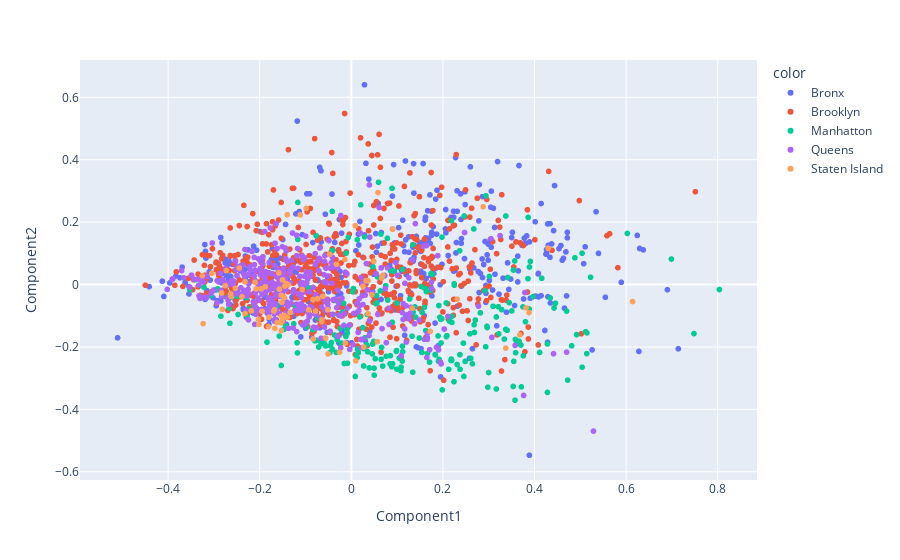

Here is the notebook cell this chart was saved with:
### Code cell
df = newdf[["Povertyrate","Unemploymentrate","total","popu","Crimerate"]].copy()

iso = manifold.Isomap(n_neighbors=10, n_components=2)
iso.fit(df)
manifold_2Da = iso.transform(df)
manifold_2D = pd.DataFrame(manifold_2Da, columns=['Component1', 'Component2'])

comp1 = manifold_2D.Component1.values
comp2 = manifold_2D.Component2.values
manifold_2D["Geoid"] = newdf.Geoid.values
color = newdf.borough.values
colormap = np.array(['r',    'g',    'b',  'yellow', 'purple'])
boro =  np.array(['Bronx','Staten Island', 'Brooklyn', 'Manhatton', 'Queens'])
#360050,360850,360470,360471,360610,360810

#plt.scatter(comp1,comp2, c = colormap[color],alpha = 0.6)

fig = px.scatter(manifold_2D, x="Component1", y="Component2", color = boro[color],hover_data=['Geoid'])
fig.show()

### Figure 1 — Plotly figure (JSON) as saved in the notebook; plotly's stock layout.template omitted (floating-point values rounded to 4 significant figures; data arrays with more than 128 entries replaced by an {"elided": "..."} marker saying what was removed)
{"data": [{"customdata": {"elided": "399x1 int values"}, "hoverlabel": {"namelength": 0}, "hovertemplate": "color=Bronx<br>Component1=%{x}<br>Component2=%{y}<br>Geoid=%{customdata[0]}", "legendgroup": "Bronx", "marker": {"color": "#636efa", "symbol": "circle"}, "mode": "markers", "name": "Bronx", "showlegend": true, "type": "scattergl", "x": {"elided": "399 float values"}, "xaxis": "x", "y": {"elided": "399 float values"}, "yaxis": "y"}, {"customdata": {"elided": "624x1 int values"}, "hoverlabel": {"namelength": 0}, "hovertemplate": "color=Brooklyn<br>Component1=%{x}<br>Component2=%{y}<br>Geoid=%{customdata[0]}", "legendgroup": "Brooklyn", "marker": {"color": "#EF553B", "symbol": "circle"}, "mode": "markers", "name": "Brooklyn", "showlegend": true, "type": "scattergl", "x": {"elided": "624 float values"}, "xaxis": "x", "y": {"elided": "624 float values"}, "yaxis": "y"}, {"customdata": {"elided": "262x1 int values"}, "hoverlabel": {"namelength": 0}, "hovertemplate": "color=Manhatton<br>Component1=%{x}<br>Component2=%{y}<br>Geoid=%{customdata[0]}", "legendgroup": "Manhatton", "marker": {"color": "#00cc96", "symbol": "circle"}, "mode": "markers", "name": "Manhatton", "showlegend": true, "type": "scattergl", "x": {"elided": "262 float values"}, "xaxis": "x", "y": {"elided": "262 float values"}, "yaxis": "y"}, {"customdata": {"elided": "378x1 int values"}, "hoverlabel": {"namelength": 0}, "hovertemplate": "color=Queens<br>Component1=%{x}<br>Component2=%{y}<br>Geoid=%{customdata[0]}", "legendgroup": "Queens", "marker": {"color": "#ab63fa", "symbol": "circle"}, "mode": "markers", "name": "Queens", "showlegend": true, "type": "scattergl", "x": {"elided": "378 float values"}, "xaxis": "x", "y": {"elided": "378 float values"}, "yaxis": "y"}, {"customdata": [[36085001700], [36085000600], [36085000700], [36085000800], [36085000900], [36085002001], [36085002002], [36085013204], [36085002100], [36085002700], [36085002900], [36085001100], [36085003600], [36085003900], [36085004000], [36085006400], [36085007000], [36085007500], [36085007700], [36085008100], [36085014605], [36085009601], [36085009602], [36085009700], [36085011201], [36085011202], [36085011401], [36085011402], [36085012500], [36085012804], [36085013201], [36085014606], [36085013302], [36085013400], [36085013800], [36085027704], [36085020804], [36085014700], [36085015100], [36085015601], [36085015603], [36085016901], [36085017010], [36085017300], [36085017600], [36085017700], [36085018901], [36085018902], [36085020100], [36085020700], [36085030302], [36085020801], [36085017008], [36085020803], [36085021300], [36085022600], [36085023100], [36085023900], [36085024700], [36085024800], [36085025100], [36085027301], [36085027302], [36085030301], [36085027702], [36085027900], [36085017005], [36085029102], [36085031901], [36085031902], [36085032300], [36085013203], [36085017007], [36085029104], [36085029103], [36085014604], [36085017009], [36085022800], [36085024401], [36085024402], [36085027705], [36085027706], [36085006700], [36085018100], [36085019800], [36085012806], [36085014607], [36085014608], [36085017011], [36085017012]], "hoverlabel": {"namelength": 0}, "hovertemplate": "color=Staten Island<br>Component1=%{x}<br>Component2=%{y}<br>Geoid=%{customdata[0]}", "legendgroup": "Staten Island", "marker": {"color": "#FFA15A", "symbol": "circle"}, "mode": "markers", "name": "Staten Island", "showlegend": true, "type": "scattergl", "x": [-0.09853, 0.02538, 0.614, -0.06463, -0.1116, -0.3255, -0.145, -0.1798, 0.3814, 0.05827, 0.4298, 0.06861, -0.2446, -0.2727, 0.3679, 0.06606, 0.03652, 0.008716, -0.01388, 0.04898, -0.2185, -0.1464, -0.2636, -0.06202, -0.1679, 0.3371, -0.03254, -0.1514, -0.04716, -0.05142, -0.3045, -0.162, 0.231, -0.1472, -0.1464, -0.2755, -0.2016, -0.2027, -0.1951, -0.08346, -0.1422, -0.21, -0.1528, -0.1399, -0.1505, -0.05086, -0.1533, -0.157, -0.07815, 0.388, -0.107, 0.1723, -0.1669, -0.1416, 0.133, 0.009707, 0.04493, 0.03658, -0.09315, 0.02703, -0.181, -0.1583, -0.2321, -0.06412, 0.05684, -0.3236, -0.232, -0.07346, 0.2878, 0.09083, 0.03222, -0.1333, -0.1533, -0.02553, -0.1524, -0.05619, -0.2387, -0.2816, -0.169, -0.2536, -0.208, -0.1502, -0.1397, -0.1378, -0.01299, -0.08359, -0.1967, -0.2833, -0.2627, -0.1877], "xaxis": "x", "y": [0.2442, -0.005296, -0.05451, -0.1194, 0.2232, 0.02857, -0.004956, -0.105, -0.07474, 0.2947, 0.1162, 0.02948, 0.05304, 0.04455, -0.1612, 0.02086, -0.09352, 0.1883, 0.08031, 0.07466, -0.08444, -0.04201, -0.03016, -0.03766, -0.08087, -0.2038, 0.06524, -0.05699, 0.0968, -0.08089, 0.03638, -0.1217, -0.04673, -0.03991, -0.09908, -0.003501, -0.1278, -0.1122, -0.08583, -0.1744, 0.003139, 0.006885, -0.1473, 0.2237, -0.1162, -0.2225, -0.03484, -0.01467, -0.0849, -0.09002, -0.01581, -0.1501, -0.1406, -0.1049, -0.07595, -0.2445, -0.0322, 0.01245, -0.08121, -0.2003, -0.1347, 0.03726, 0.008498, -0.1129, -0.183, -0.1255, -0.09325, -0.04543, 0.2492, 0.1774, 0.01264, -0.08917, -0.1225, -0.2169, -0.1016, -0.1717, -0.03923, -0.0796, -0.085, -0.01212, -0.01404, 0.01506, -0.1043, -0.0003712, -0.1874, -0.04812, -0.01366, -0.0271, -0.03828, -0.007289], "yaxis": "y"}], "layout": {"legend": {"title": {"text": "color"}, "tracegroupgap": 0}, "margin": {"t": 60}, "xaxis": {"anchor": "y", "domain": [0, 1], "title": {"text": "Component1"}}, "yaxis": {"anchor": "x", "domain": [0, 1], "title": {"text": "Component2"}}}}
